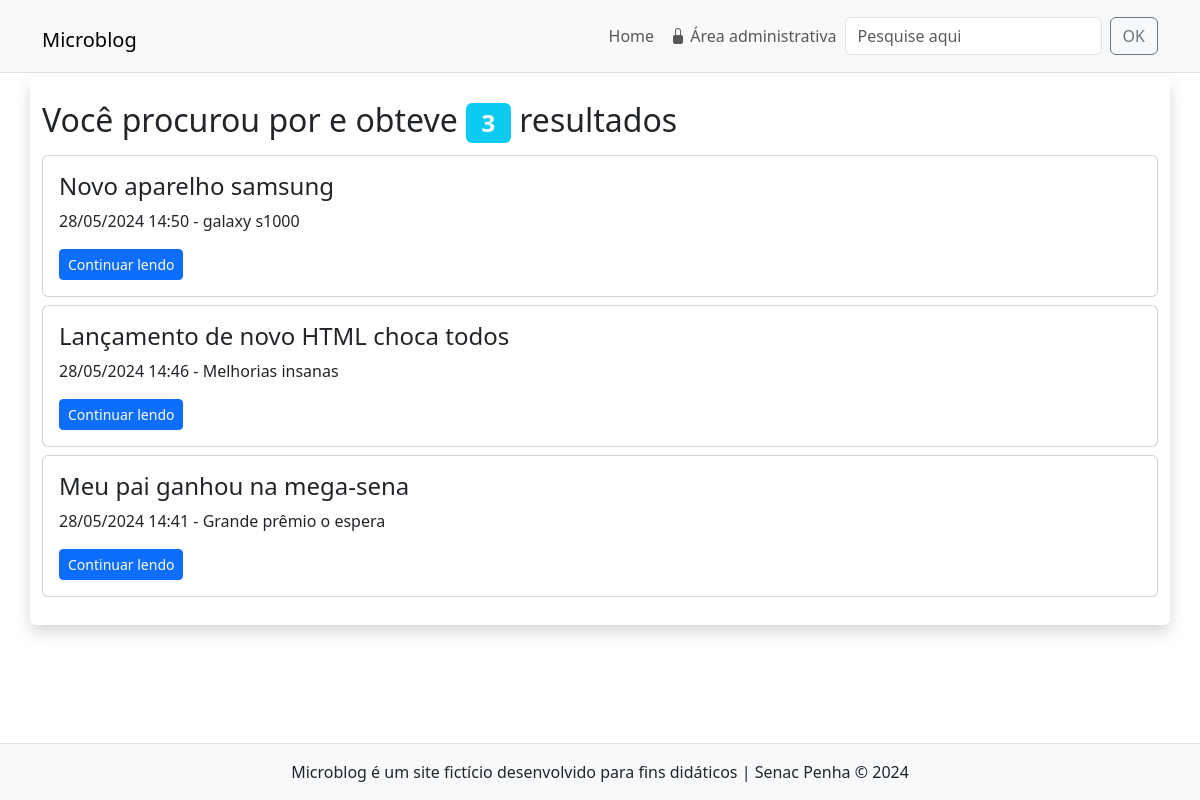
The app's page /resultados.php, older data.
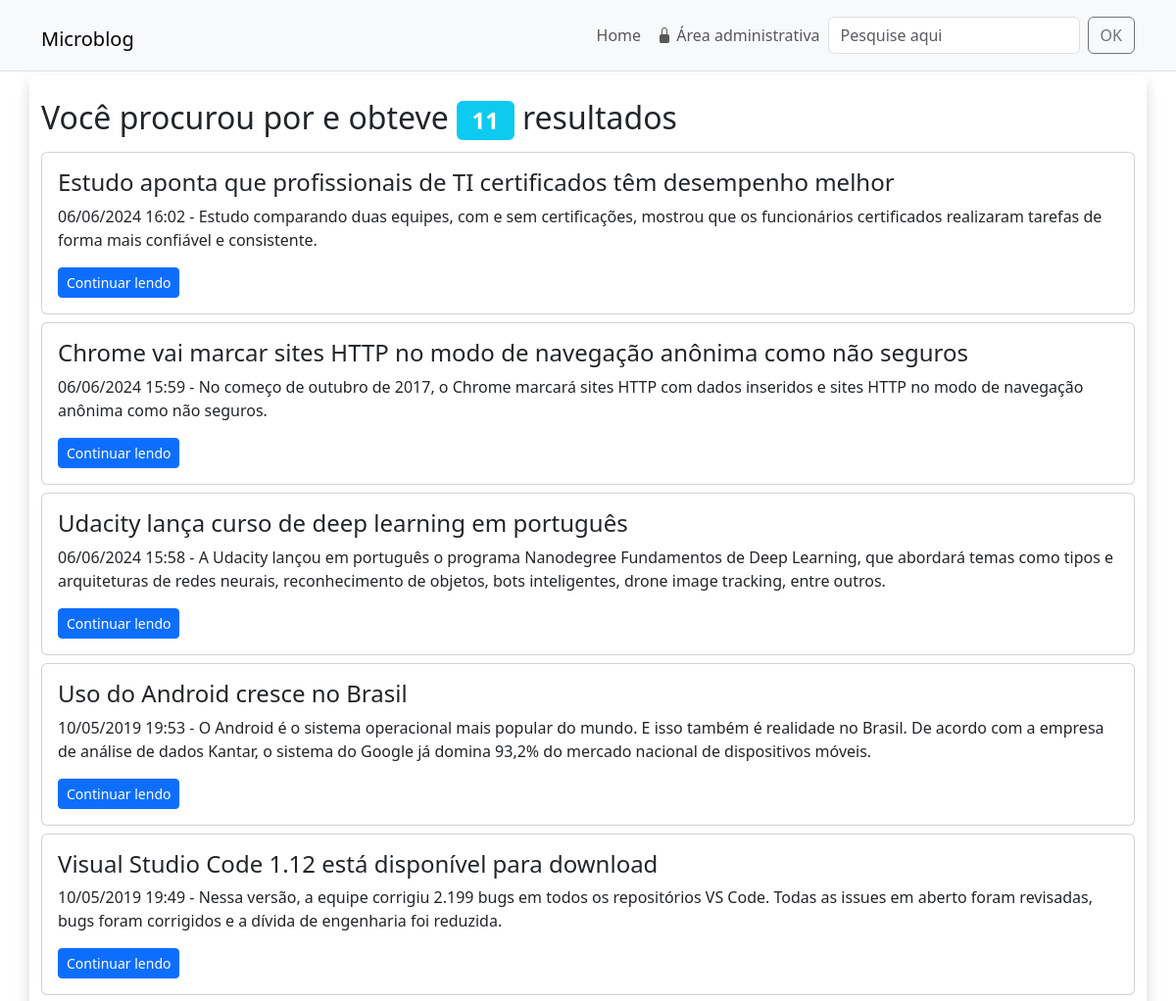
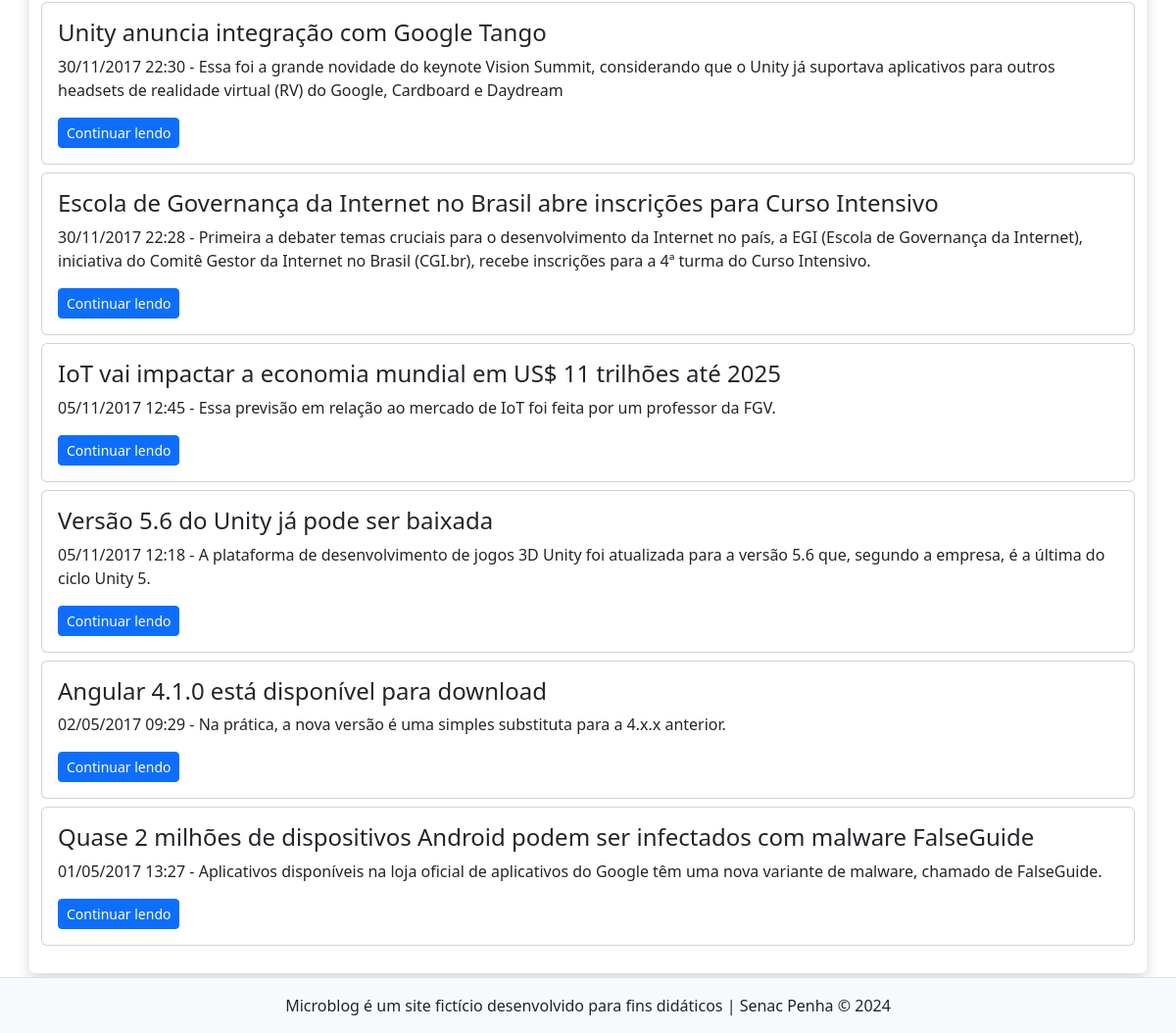
The same page, newer data (2 pictures, top to bottom).
### tables this page shows
CREATE TABLE `noticias` (
  `id` int(11) NOT NULL,
  `data` datetime NOT NULL DEFAULT current_timestamp(),
  `titulo` varchar(150) NOT NULL,
  `texto` text NOT NULL,
  `resumo` tinytext NOT NULL,
  `imagem` varchar(45) NOT NULL,
  `usuario_id` int(11) NOT NULL
);

### inc/funcoes-noticias.php (called while the page is built, shortened)
<?php
function formataData($data){
    return date("d/m/Y H:i", strtotime($data));
}
function busca($conexao, $termoDigitado){
    $sql = "SELECT id, data, titulo, resumo FROM noticias
    WHERE
     titulo LIKE '%$termoDigitado%' OR
     resumo LIKE '%$termoDigitado%' OR
     texto LIKE '%$termoDigitado%'
    ORDER BY data DESC ";
    $resultado = mysqli_query($conexao, $sql) or die (mysqli_error($conexao));
    return mysqli_fetch_all($resultado, MYSQLI_ASSOC);
}

### resultados.php (the view)
<?php
require "inc/cabecalho.php";
require "inc//funcoes-noticias.php";
$termoDigitado = $_GET['busca'];
$dadosDaBusca = busca($conexao, $termoDigitado);
?>
<div class="row bg-white rounded shadow my-1 py-4">
    <h2 class="col-12 fw-light">
        Você procurou por <span class="badge bg-dark"><?=$termoDigitado?></span> e
        obteve <span class="badge bg-info"><?=count($dadosDaBusca)?></span> resultados
    </h2>
    <?php foreach ($dadosDaBusca as $busca) { ?>
    <div class="col-12 my-1">
        <article class="card">
            <div class="card-body">
                <h3 class="fs-4 card-title fw-light"><?=$busca['titulo']?></h3>
                <p class="card-text">
                    <time><?=formataData($busca['data'])?></time> -
                    <?=$busca['resumo']?>
                </p>
                <a href="noticia.php?id=<?=$busca['id']?>" class="btn btn-primary btn-sm">Continuar lendo</a>
            </div>
        </article>
    </div>
    <?php } ?>
</div>
<?php
require_once "inc/rodape.php";
?>

Row changes from the older to the newer data that the page shows:
removed noticias: titulo "Novo aparelho samsung", data "28/05/2024 14:50", resumo "galaxy s1000"
removed noticias: titulo "Lançamento de novo HTML choca todos", data "28/05/2024 14:46", resumo "Melhorias insanas"
removed noticias: titulo "Meu pai ganhou na mega-sena", data "28/05/2024 14:41", resumo "Grande prêmio o espera"
added noticias: titulo "Estudo aponta que profissionais de TI certificados têm desempenho melhor", data "06/06/2024 16:02", resumo "Estudo comparando duas equipes, com e sem certificações, mostrou que os funcionários certificados realizaram tarefas de forma mais confiável e consistente."
added noticias: titulo "Chrome vai marcar sites HTTP no modo de navegação anônima como não seguros", data "06/06/2024 15:59", resumo "No começo de outubro de 2017, o Chrome marcará sites HTTP com dados inseridos e sites HTTP no modo de navegação anônima como não seguros."
added noticias: titulo "Udacity lança curso de deep learning em português", data "06/06/2024 15:58", resumo "A Udacity lançou em português o programa Nanodegree Fundamentos de Deep Learning, que abordará temas como tipos e arquiteturas de redes neurais, reconhecimento de objetos, bots inteligentes, drone image tracking, entre outros."
added noticias: titulo "Uso do Android cresce no Brasil", data "10/05/2019 19:53", resumo "O Android é o sistema operacional mais popular do mundo. E isso também é realidade no Brasil. De acordo com a empresa de análise de dados Kantar, o sistema do Google já domina 93,2% do mercado nacional de dispositivos móveis."
added noticias: titulo "Visual Studio Code 1.12 está disponível para download", data "10/05/2019 19:49", resumo "Nessa versão, a equipe corrigiu 2.199 bugs em todos os repositórios VS Code. Todas as issues em aberto foram revisadas, bugs foram corrigidos e a dívida de engenharia foi reduzida."
added noticias: titulo "Unity anuncia integração com Google Tango", data "30/11/2017 22:30", resumo "Essa foi a grande novidade do keynote Vision Summit, considerando que o Unity já suportava aplicativos para outros headsets de realidade virtual (RV) do Google, Cardboard e Daydream"
added noticias: titulo "Escola de Governança da Internet no Brasil abre inscrições para Curso Intensivo", data "30/11/2017 22:28", resumo "Primeira a debater temas cruciais para o desenvolvimento da Internet no país, a EGI (Escola de Governança da Internet), iniciativa do Comitê Gestor da Internet no Brasil (CGI.br), recebe inscrições para a 4ª turma do Curso Intensivo."
added noticias: titulo "IoT vai impactar a economia mundial em US$ 11 trilhões até 2025", data "05/11/2017 12:45", resumo "Essa previsão em relação ao mercado de IoT foi feita por um professor da FGV."
added noticias: titulo "Versão 5.6 do Unity já pode ser baixada", data "05/11/2017 12:18", resumo "A plataforma de desenvolvimento de jogos 3D Unity foi atualizada para a versão 5.6 que, segundo a empresa, é a última do ciclo Unity 5."
added noticias: titulo "Angular 4.1.0 está disponível para download", data "02/05/2017 09:29", resumo "Na prática, a nova versão é uma simples substituta para a 4.x.x anterior."
added noticias: titulo "Quase 2 milhões de dispositivos Android podem ser infectados com malware FalseGuide", data "01/05/2017 13:27", resumo "Aplicativos disponíveis na loja oficial de aplicativos do Google têm uma nova variante de malware, chamado de FalseGuide."
Text that changed along with them:
count($dadosDaBusca): "3" → "11"
